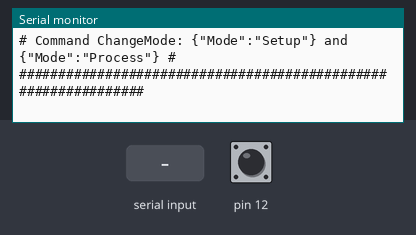
Bench run of a sketch on a simulated Arduino Uno, built with avr-gcc and run on an emulated ATmega328P. On the bench: the last lines printed to the serial monitor. Inputs (shaded band) come from the test bench; at power-on: pin 12 HIGH.

Above: at 1.2 s.
1.3 s: pin 12 pulled LOW for 0.15 s
At 1.8 s:
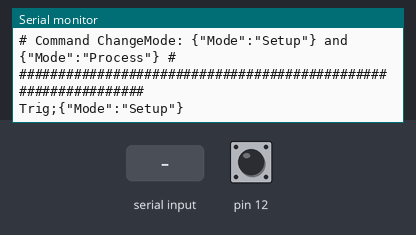
2.9 s: "Setup\n" received over Serial
At 3.5 s:
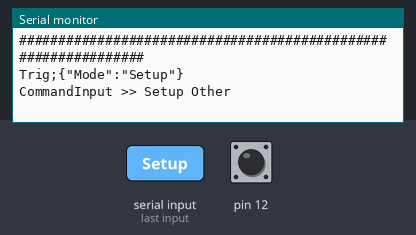
4.4 s: byte 10 ('\n') received over Serial
At 5.6 s:
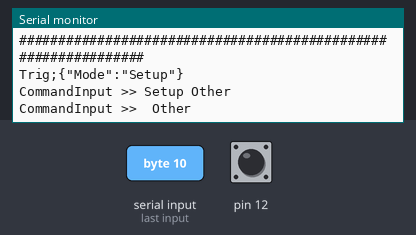
5.9 s: "Process\n" received over Serial
At 7.0 s:
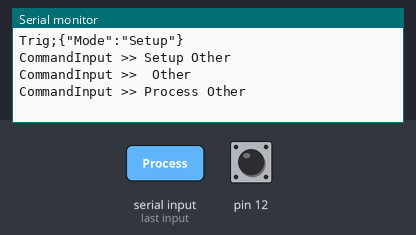

The sketch:

TriggerCamera.ino
```cpp
#include <ArduinoJson.h>

#include "triggerstate.h"
String inputString = "";         // a String to hold incoming data
bool stringComplete = false;  // whether the string is complete

TriggerInput inputRun(11,20);
TriggerInput inputSetup(12,20);

bool SetupMode = true;

DynamicJsonDocument modeJson(1024);

void setup() {
  Serial.begin(115200);
  delay(10);
  Serial.println("###############################################################");
  Serial.println("# Command ChangeMode: {\"Mode\":\"Setup\"} and {\"Mode\":\"Process\"} #");
  Serial.println("###############################################################");
  inputString.reserve(200);
  modeJson["Mode"] = "Setup";
}

void loop() {
  if (stringComplete) {

    if(modeJson["Mode"] == "Setup")
    {
      SetupMode = true;
      String res = "{\"Mode\":\"Setup\"}";
      printMsg(true, res);
    }
    else if(modeJson["Mode"] == "Process")
    {
      SetupMode = false;
      String res = "{\"Mode\":\"Process\"}";
      printMsg(true,res);
    }
    else
    {
      printMsg(true,inputString + " Other");
    }
    inputString = "";
    stringComplete = false;
  }
  if(SetupMode)
  {
    bool a = inputSetup.getState();
    if(a)
    {
      String res = "{\"Mode\":\"Setup\"}";
      printMsg(false,res);
    }
  }
  else
  {
    bool b = inputRun.getState();
    if(b)
    {
      String res = "{\"Mode\":\"Process\"}";
      printMsg(false,res);
    }
  }

}

void printMsg(bool command,String val)
{
  if(command)
  {
    String s1 = "CommandInput >> ";
    String s3 = s1 + val;
    Serial.println(s3);
  }
  else
  {
    String s1 = "Trig;";
    String s3 = s1 + val;
    Serial.println(s3);
  }
}
void serialEvent() {
  while (Serial.available())
  {
    char inChar = (char)Serial.read();
    if (inChar == '\n')
    {
      stringComplete = true;
      String str = inputString;
      int str_len = str.length() + 1;
      char char_array[str_len];
      str.toCharArray(char_array, str_len);
      deserializeJson(modeJson, char_array);
    }
    else
    {
      inputString += inChar;
    }
  }
}
```

triggerstate.h
```cpp
class TriggerInput {
  private:
    byte pin;
    unsigned int statemachine;
    unsigned long t1;
    unsigned int waitMs;

  public:
    TriggerInput(byte pin,unsigned int waitMs)
    {
      this->pin = pin;
      this->waitMs = waitMs;
      init();
    }
    void init() {
      pinMode(pin, INPUT_PULLUP);
      statemachine=0;
    }
    bool getState()
    {
        bool ip = !digitalRead(pin);
        switch(statemachine)
        {
            case 0:
                if(!ip)
                {
                  statemachine = 0;
                }
                else
                {
                  statemachine = 1;
                  t1 = millis();
                }
                return false;
                break;
            case 1:
                if(millis()-t1>waitMs)
                {
                   statemachine = 2;
                   if(!ip)
                   {
                      statemachine = 0;
                      return false;
                   }
                   return true;
                }
                return false;
                break;
            case 2:
                if(!ip)
                {
                  statemachine = 0;
                }
                return false;
                break;
        }
    }
};
```

Measured:
- after the input at 1.3 s, the serial monitor: prints a new line at once (image 1)
- after the input at 2.9 s, the serial monitor: prints a new line at once (image 2)
- after the input at 4.4 s, the serial monitor: prints a new line at once (image 3)
- after the input at 5.9 s, the serial monitor: prints a new line at once (image 4)
